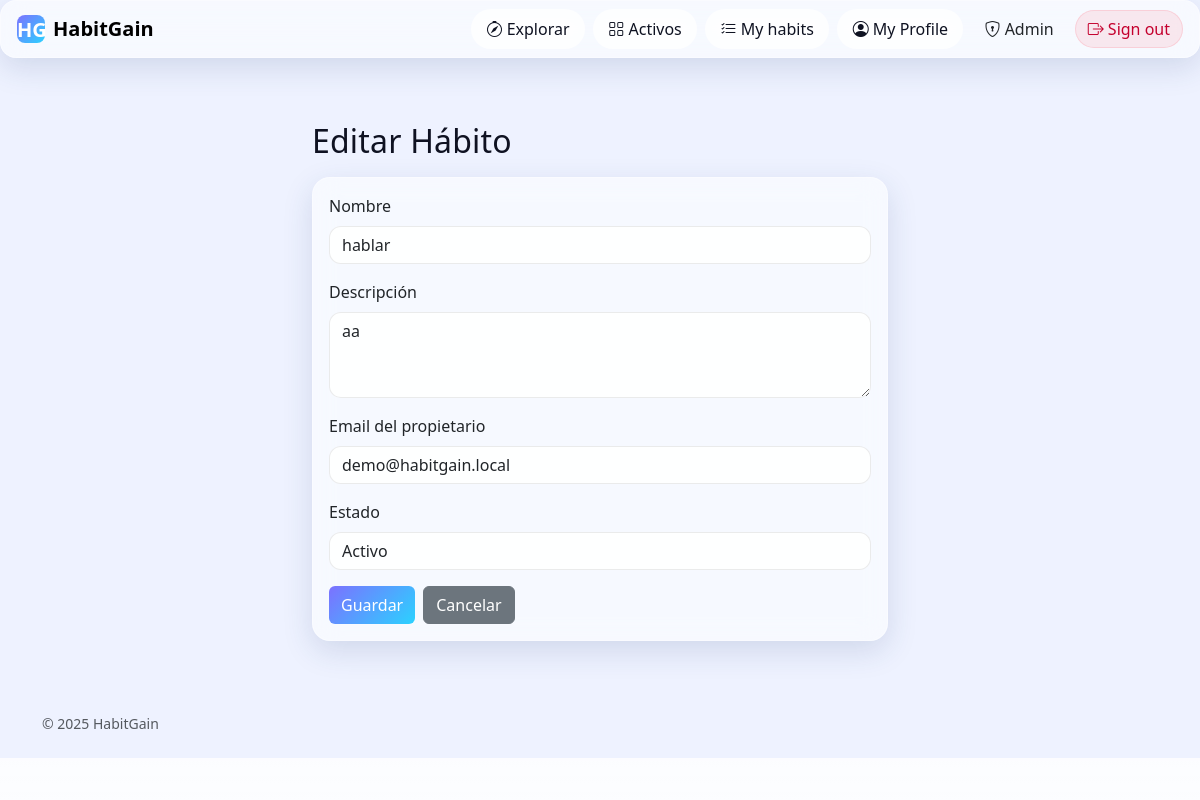
/admin/habits/99/edit (signed in), run on the app's committed database.
### tables this page shows
CREATE TABLE habits (
                id INTEGER PRIMARY KEY AUTOINCREMENT,
                name TEXT NOT NULL,
                frequency TEXT NOT NULL,
                short_desc TEXT NOT NULL,
                long_desc  TEXT NOT NULL,
                why_works  TEXT NOT NULL,
                category_id INTEGER NOT NULL,
                icon TEXT NOT NULL,
                created_at TIMESTAMP DEFAULT CURRENT_TIMESTAMP, owner_email TEXT, active INTEGER NOT NULL DEFAULT 1, habit_base_id INTEGER, frequency_detail TEXT,
                FOREIGN KEY (category_id) REFERENCES categories(id)
            );

### habitgain/admin/__init__.py (the view, shortened to what this page needs)
@admin_bp.route("/habits/<int:habit_id>/edit", methods=["GET", "POST"])
@require_admin
def habits_edit(habit_id: int):
    habit = Habit.get_by_id(habit_id)
    if not habit:
        flash("Hábito no encontrado", "danger")
        return redirect(url_for("admin.habits_list"))
    csrf_token = _get_csrf_token()
    return render_template("admin/habit_form.html", habit=habit, csrf_token=csrf_token)

### habitgain/admin/__init__.py (called while the page is built)
def require_admin(f):
    @wraps(f)
    def decorated_function(*args, **kwargs):
        if "user" not in session:
            flash("Debes iniciar sesión primero", "warning")
            return redirect(url_for("auth.login"))
        user_email = session["user"]["email"]
        user = User.get_by_email(user_email)
        if not user or user.get("role") != "admin":
            flash("No tienes permisos para acceder a esta sección", "danger")
            return redirect(url_for("progress.panel"))
        return f(*args, **kwargs)
    return decorated_function

def _get_csrf_token() -> str:
    token = secrets.token_urlsafe(32)
    session["csrf_token_admin"] = token
    session.modified = True
    return token

### habitgain/models.py (called while the page is built)
    def _ensure_wal_mode(self):
        if not Database._wal_enabled:
            try:
                conn = sqlite3.connect(self.db_name, timeout=30.0)
                conn.execute("PRAGMA journal_mode=WAL")
                conn.execute("PRAGMA synchronous=NORMAL")
                conn.close()
                Database._wal_enabled = True
            except Exception:
                pass  # Si falla, continuamos sin WAL

    def get_connection(self) -> sqlite3.Connection:
        conn = sqlite3.connect(self.db_name, timeout=30.0,
                               check_same_thread=False)
        conn.row_factory = sqlite3.Row
        conn.execute("PRAGMA busy_timeout=30000")
        conn.execute("PRAGMA cache_size=10000")
        return conn

    @staticmethod
    def get_by_email(email: str) -> Optional[Dict[str, Any]]:
        db = Database()
        conn = db.get_connection()
        try:
            cur = conn.cursor()
            cur.execute(
                "SELECT id, email, name, password_hash, password_salt, role FROM users WHERE email=?", (email,))
            row = cur.fetchone()
            return dict(row) if row else None
        finally:
            conn.close()

    @staticmethod
    def get_by_id(habit_id: int) -> Optional[Dict[str, Any]]:
        db = Database()
        conn = db.get_connection()
        try:
            cur = conn.cursor()
            cur.execute(
                """
                SELECT id, owner_email, name, active, short_desc, category_id, frequency, habit_base_id
                FROM habits
                WHERE id=?
                """,
                (habit_id,),
            )
            row = cur.fetchone()
            return dict(row) if row else None
        finally:
            conn.close()

### habitgain/admin/templates/admin/habit_form.html (shortened to what this page needs)
{% extends "base.html" %}
{% block content %}
<div class="container py-4" style="max-width: 600px;">
  <h2>Editar Hábito</h2>
  <div class="card glass mt-3">
    <div class="card-body">
      <form method="POST">
        <div class="mb-3">
          <label class="form-label">Nombre</label>
          <input type="text" name="name" class="form-control" value="{{ habit.name }}" required>
        </div>
        <div class="mb-3">
          <label class="form-label">Descripción</label>
          <textarea name="short_desc" class="form-control" rows="3">{{ habit.short_desc or '' }}</textarea>
        </div>
        <div class="mb-3">
          <label class="form-label">Email del propietario</label>
          <input type="email" name="owner_email" class="form-control" value="{{ habit.owner_email }}" required>
        </div>
        <div class="mb-3">
          <label class="form-label">Estado</label>
          <select name="active" class="form-select">
            <option value="1" {{ 'selected' if habit.active else '' }}>Activo</option>
          </select>
        </div>
        <div class="d-flex gap-2">
          <button type="submit" class="btn btn-primary">Guardar</button>
          <a href="{{ url_for('admin.habits_list') }}" class="btn btn-secondary">Cancelar</a>
        </div>
      </form>
    </div>
  </div>
</div>
{% endblock %}

### habitgain/static/css/styles.css (style rules this page uses)
:root { --bg: #eef2ff; --ink: #0f1222; --muted: #5b5e72; --primary: #6b5bff; --accent: #2bd2ff; --gradient-1: 217, 70, 239; --gradient-2: 79, 70, 229; --gradient-3: 45, 212, 191; --glass-bg: rgba(255, 255, 255, 0.55); --glass-brd: rgba(255, 255, 255, 0.35); --shadow: 0 10px 30px rgba(40, 70, 120, 0.15); }
html, body { background: var(--bg); color: var(--ink); min-height: 100%; }
.glass { backdrop-filter: blur(14px) saturate(140%); -webkit-backdrop-filter: blur(14px) saturate(140%); background: var(--glass-bg); border: 1px solid var(--glass-brd); border-radius: 16px; box-shadow: var(--shadow); }
.card.glass { border-radius: 18px; }
.btn-primary { background: linear-gradient(135deg, #7c71ff, #2bd2ff); border: none; }
h1, h2, h3 { letter-spacing: .2px }
.form-control, .form-select { background: rgba(255, 255, 255, .85); border: 1px solid rgba(0, 0, 0, .08); border-radius: 12px; }

### data on the page
habits: name "hablar", short_desc "aa", owner_email "demo@habitgain.local"

### other printed values
{{ 2025 }} "2025"
